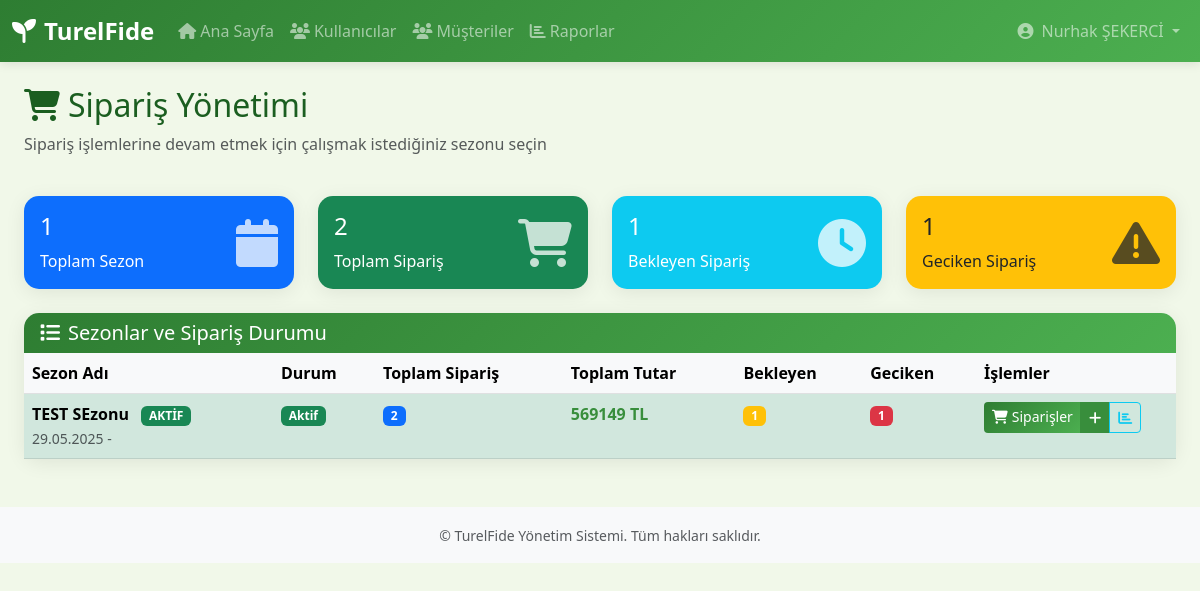
/orders/ (signed in), run on the app's committed database.
### accounts/models.py (models this page shows, shortened)
class User(AbstractUser):
    ROLES = [
        ('admin', 'Admin'),
        ('readonly', 'Patron'),
        ('product_manager', 'Proje Müdürü'),
        ('plant_manager', 'Ekim Sorumlusu'),
        ('plant_personel', 'Ekim Personeli'),
        ('seed_manager', 'Aşı Sorumlusu'),
        ('seed_personel', 'Aşı Personeli'),
        ('finance_personel', 'Finans Personeli'),
        ('shipping_personel', 'Sevkiyat Personeli')
    ]
    role = models.CharField(max_length=20, choices=ROLES)
    phone_number = models.CharField(max_length=10)
    pin_code = models.CharField(max_length=4, unique=True, db_index=True)
    groups = models.ManyToManyField(
        'auth.Group',
        verbose_name='groups',
        blank=True,
        help_text='The groups this user belongs to.',
        related_name='custom_user_set',
        related_query_name='custom_user',
    )
    user_permissions = models.ManyToManyField(
        'auth.Permission',
        verbose_name='user permissions',
        blank=True,
        help_text='Specific permissions for this user.',
        related_name='custom_user_set',
        related_query_name='custom_user',
    )
    class Meta:
        verbose_name = 'Kullanıcı'
        verbose_name_plural = 'Kullanıcılar'

### seasons/models.py (models this page shows, shortened)
class Season(models.Model):
    name = models.CharField(max_length=50, unique=True)
    start_date = models.DateField()
    is_active = models.BooleanField(default=True)
    class Meta:
        verbose_name = "Sezon"
        verbose_name_plural = "Sezonlar"
        ordering = ['start_date']

### orders/views.py (the view)
# urls.py: path('', views.season_selection, name='season_selection'),
@login_required
def season_selection(request):
    seasons = Season.objects.all().order_by('-start_date')
    for season in seasons:
        season.order_stats = OrderService.get_season_order_statistics(season.id)
    context = {
        'seasons': seasons,
        'page_title': 'Sipariş Yönetimi - Sezon Seçimi'
    }
    return render(request, 'orders/season_selection.html', context)

### accounts/utils.py (called while the page is built)
    def get_user(self, user_id):
        try:
            return User.objects.get(pk=user_id)
        except User.DoesNotExist:
            return None

### orders/templates/orders/season_selection.html (shortened to what this page needs)
{% extends 'accounts/base.html' %}
{% block content %}
<div class="container-fluid">
    <div class="row mb-4">
        <div class="col-md-8">
            <h2><i class="fas fa-shopping-cart me-2"></i>Sipariş Yönetimi</h2>
            <p class="text-muted">Sipariş işlemlerine devam etmek için çalışmak istediğiniz sezonu seçin</p>
        </div>
    </div>
    <div class="row mb-4">
        <div class="col-md-3">
            <div class="card bg-primary text-white">
                <div class="card-body">
                    <div class="d-flex justify-content-between">
                        <div>
                            <h4>{{ seasons|length }}</h4>
                            <span>Toplam Sezon</span>
                        </div>
                        <div class="align-self-center">
                            <i class="fas fa-calendar fa-3x opacity-75"></i>
                        </div>
                    </div>
                </div>
            </div>
        </div>
        <div class="col-md-3">
            <div class="card bg-success text-white">
                <div class="card-body">
                    <div class="d-flex justify-content-between">
                        <div>
                            <h4>
                                {% for season in seasons %}
                                    {% if season.order_stats.total_orders %}{{ season.order_stats.total_orders }}{% else %}0{% endif %}
                                {% empty %}0{% endfor %}
                            </h4>
                            <span>Toplam Sipariş</span>
                        </div>
                        <div class="align-self-center">
                            <i class="fas fa-shopping-cart fa-3x opacity-75"></i>
                        </div>
                    </div>
                </div>
            </div>
        </div>
        <div class="col-md-3">
            <div class="card bg-info text-white">
                <div class="card-body">
                    <div class="d-flex justify-content-between">
                        <div>
                            <h4>
                                {% for season in seasons %}
                                    {% if season.order_stats.pending_orders %}{{ season.order_stats.pending_orders }}{% else %}0{% endif %}
                                {% empty %}0{% endfor %}
                            </h4>
                            <span>Bekleyen Sipariş</span>
                        </div>
                        <div class="align-self-center">
                            <i class="fas fa-clock fa-3x opacity-75"></i>
                        </div>
                    </div>
                </div>
            </div>
        </div>
        <div class="col-md-3">
            <div class="card bg-warning text-dark">
                <div class="card-body">
                    <div class="d-flex justify-content-between">
                        <div>
                            <h4>
                                {% for season in seasons %}
                                    {% if season.order_stats.overdue_orders %}{{ season.order_stats.overdue_orders }}{% else %}0{% endif %}
                                {% empty %}0{% endfor %}
                            </h4>
                            <span>Geciken Sipariş</span>
                        </div>
                        <div class="align-self-center">
                            <i class="fas fa-exclamation-triangle fa-3x opacity-75"></i>
                        </div>
                    </div>
                </div>
            </div>
        </div>
    </div>
    <div class="card">
        <div class="card-header">
            <div class="d-flex justify-content-between align-items-center">
                <h5 class="mb-0">
                    <i class="fas fa-list me-2"></i>Sezonlar ve Sipariş Durumu
                </h5>
            </div>
        </div>
        <div class="card-body p-0">
            {% if seasons %}
            <div class="table-responsive">
                <table class="table table-hover mb-0">
                    <thead class="table-light">
                        <tr>
                            <th>Sezon Adı</th>
                            <th>Durum</th>
                            <th>Toplam Sipariş</th>
                            <th>Toplam Tutar</th>
                            <th>Bekleyen</th>
                            <th>Geciken</th>
                            <th width="200">İşlemler</th>
                        </tr>
                    </thead>
                    <tbody>
                        {% for season in seasons %}
                        <tr {% if season.is_active %}class="table-success"{% endif %}>
                            <td>
                                <strong>{{ season.name }}</strong>
                                {% if season.is_active %}
                                    <span class="badge bg-success ms-2">AKTİF</span>
                                {% endif %}
                                <br>
                                <small class="text-muted">{{ season.start_date|date:"d.m.Y" }} - {{ season.end_date|date:"d.m.Y" }}</small>
                            </td>
                            <td>
                                {% if season.is_active %}
                                    <span class="badge bg-success">Aktif</span>
                                {% else %}
                                    <span class="badge bg-secondary">Pasif</span>
                                {% endif %}
                            </td>
                            <td>
                                <span class="badge bg-primary">{{ season.order_stats.total_orders|default:0 }}</span>
                            </td>
                            <td>
                                <strong class="text-success">
                                    {% if season.order_stats.total_amount %}
                                        {{ season.order_stats.total_amount|floatformat:0 }} TL
                                    {% else %}
                                        0 TL
                                    {% endif %}
                                </strong>
                            </td>
                            <td>
                                {% if season.order_stats.pending_orders > 0 %}
                                    <span class="badge bg-warning">{{ season.order_stats.pending_orders }}</span>
                                {% else %}
                                    <span class="text-muted">-</span>
                                {% endif %}
                            </td>
                            <td>
                                {% if season.order_stats.overdue_orders > 0 %}
                                    <span class="badge bg-danger">{{ season.order_stats.overdue_orders }}</span>
                                {% else %}
                                    <span class="text-muted">-</span>
                                {% endif %}
                            </td>
                            <td>
                                <div class="btn-group btn-group-sm">
                                    <a href="{% url 'orders:order_list' season.id %}"
                                       class="btn btn-primary" title="Siparişleri Görüntüle">
                                        <i class="fas fa-shopping-cart me-1"></i>Siparişler
                                    </a>
                                    <a href="{% url 'orders:order_create' season.id %}"
                                       class="btn btn-success" title="Yeni Sipariş">
                                        <i class="fas fa-plus"></i>
                                    </a>
                                    <a href="{% url 'orders:season_statistics' season.id %}"
                                       class="btn btn-outline-info" title="İstatistikler">
                                        <i class="fas fa-chart-bar"></i>
                                    </a>
                                </div>
                            </td>
                        </tr>
                        {% endfor %}
                    </tbody>
                </table>
            </div>
            {% endif %}
        </div>
    </div>
</div>
{% endblock %}

### accounts/templates/accounts/base.html (shortened to what this page needs)
<!DOCTYPE html>
<html lang="tr">
<head>
    <link href="https://cdn.jsdelivr.net/npm/bootstrap@5.3.0/dist/css/bootstrap.min.css" rel="stylesheet">
    <link rel="stylesheet" href="https://cdn.jsdelivr.net/npm/bootstrap-icons@1.11.0/font/bootstrap-icons.css">
    <link rel="stylesheet" href="https://cdnjs.cloudflare.com/ajax/libs/font-awesome/6.4.0/css/all.min.css">
</head>
<body>
    {% if user.is_authenticated %}
    <nav class="navbar navbar-expand-lg navbar-dark navbar-custom">
        <div class="container-fluid">
            <a class="navbar-brand" href="{% url 'accounts:dashboard' %}">
                <i class="fas fa-seedling me-2"></i>TurelFide
            </a>
            <div class="collapse navbar-collapse" id="navbarNav">
                <ul class="navbar-nav me-auto">
                    <li class="nav-item">
                        <a class="nav-link" href="{% url 'accounts:dashboard' %}">
                            <i class="fas fa-home me-1"></i>Ana Sayfa
                        </a>
                    </li>
                    {% if user.role == 'admin' or user.role == 'readonly' or user.role == 'product_manager' %}
                    <li class="nav-item">
                        <a class="nav-link" href="{% url 'accounts:user_list' %}">
                            <i class="fas fa-users me-1"></i>Kullanıcılar
                        </a>
                    </li>
                    <li class="nav-item">
                        <a class="nav-link" href="{% url 'customers:list' %}">
                            <i class="fas fa-users me-1"></i>Müşteriler
                        </a>
                    </li>
                    {% endif %}
                    {% if 'manager' in user.role or user.role == 'admin' %}
                    <li class="nav-item">
                        <a class="nav-link" href="#!">
                            <i class="fas fa-chart-bar me-1"></i>Raporlar
                        </a>
                    </li>
                    {% endif %}
                </ul>
                <ul class="navbar-nav">
                    <li class="nav-item dropdown">
                        <a class="nav-link dropdown-toggle" href="#" role="button" data-bs-toggle="dropdown">
                            <i class="fas fa-user-circle me-1"></i>
                            {{ user.get_full_name|default:user.username }}
                        </a>
                    </li>
                </ul>
            </div>
        </div>
    </nav>
    {% endif %}
    <main class="{% if user.is_authenticated %}container-fluid mt-4{% endif %}">
        {% block content %}{% endblock %}
    </main>
    {% if user.is_authenticated %}
    <footer class="bg-light text-center py-3 mt-5">
        <div class="container">
            <small class="text-muted">
                © {{ "now"|date:"Y" }} TurelFide Yönetim Sistemi. Tüm hakları saklıdır.
            </small>
        </div>
    </footer>
    {% endif %}
</body>
</html>

### accounts/templates/accounts/base.html (style rules this page uses)
:root { --primary-color: #2e7d32; --secondary-color: #4caf50; --accent-color: #81c784; --success-color: #388e3c; --info-color: #00796b; --warning-color: #f57c00; --danger-color: #d32f2f; --text-dark: #1b5e20; --text-muted: #6c757d; --bg-light: #f1f8e9; --bg-white: #ffffff; --border-light: #e8f5e8; }
body { font-family: 'Segoe UI', Tahoma, Geneva, Verdana, sans-serif; background-color: var(--bg-light); color: var(--text-dark); }
.navbar-custom { background: linear-gradient(135deg, var(--primary-color), var(--secondary-color)); box-shadow: 0 2px 10px rgba(0,0,0,0.1); }
.navbar-brand { font-weight: 700; font-size: 1.5rem; }
.btn-primary { background: linear-gradient(135deg, var(--primary-color), var(--secondary-color)); border: none; transition: all 0.3s ease; }
.btn-success { background-color: var(--success-color); border-color: var(--success-color); }
.card { border: none; box-shadow: 0 4px 20px rgba(0,0,0,0.08); border-radius: 15px; transition: all 0.3s ease; background-color: var(--bg-white); }
.card-header { background: linear-gradient(135deg, var(--primary-color), var(--secondary-color)); color: white; border-radius: 15px 15px 0 0 !important; border: none; }
.text-success { color: var(--success-color) !important; }
.table-light { background-color: var(--bg-light); }

### data on the page
User: get_full_name "Nurhak ŞEKERCİ"
Season: order_stats.total_orders "2", order_stats.pending_orders "1", order_stats.overdue_orders "1", name "TEST SEzonu", is_active "AKTİF", start_date "29.05.2025", order_stats.total_amount "569149"

### other printed values
{{ seasons|length }} "1"
